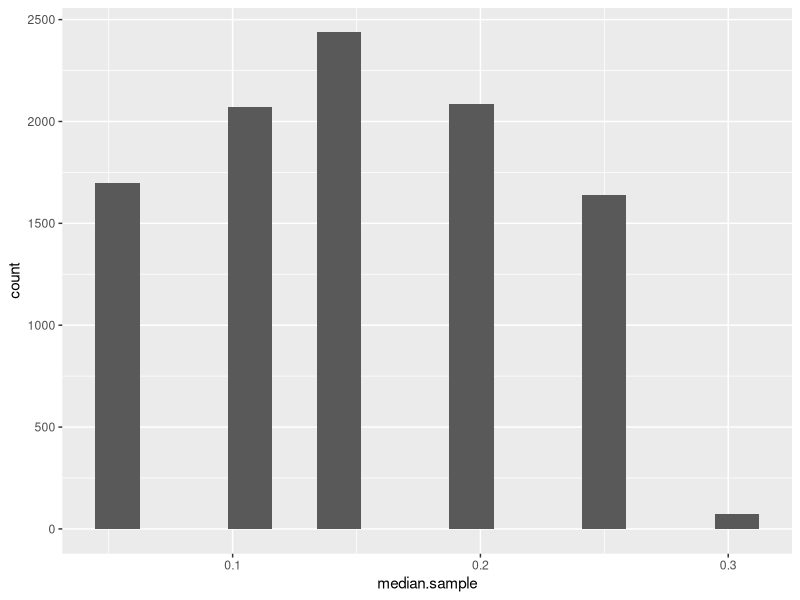
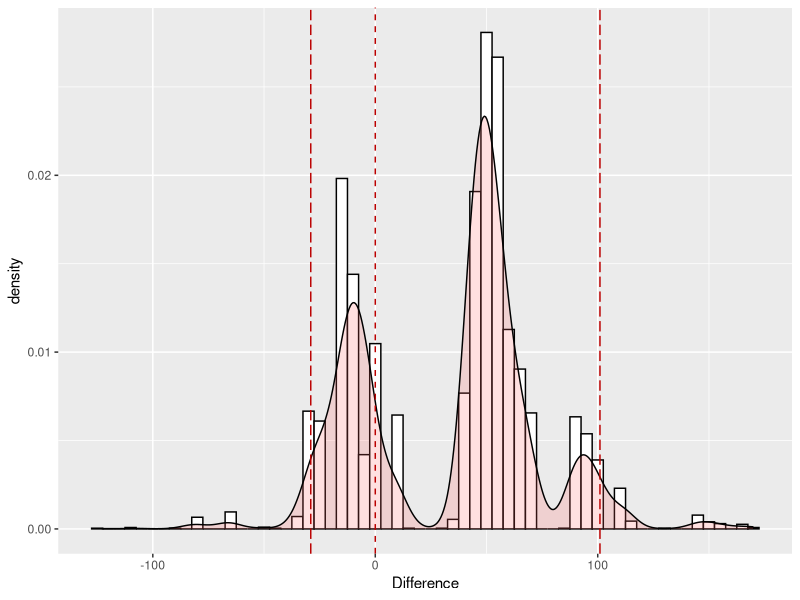
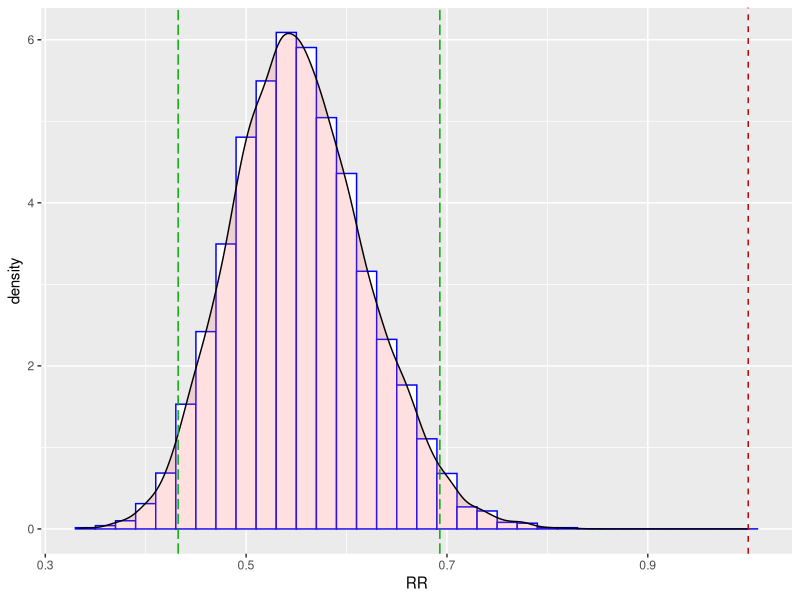
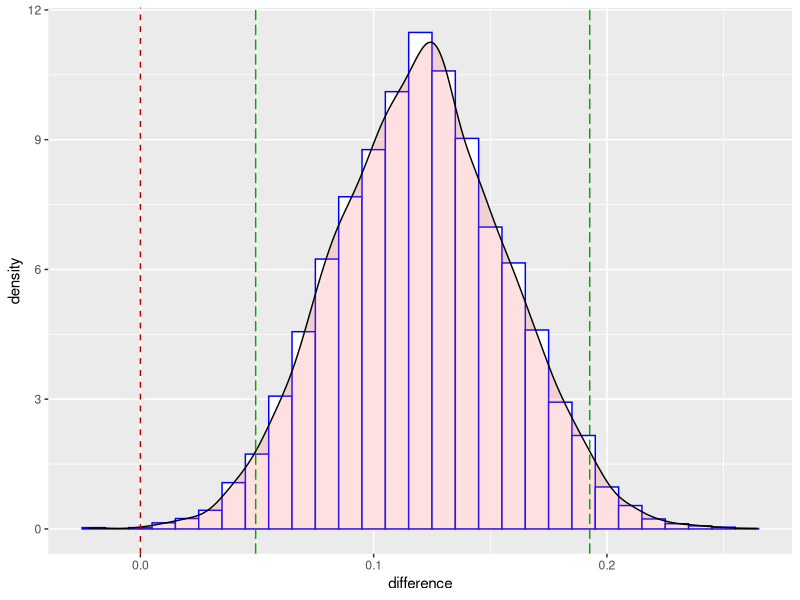

The R script that drew these images, in order:
#####################################################################
#                            BOOTSTRAPS                             #
# CHUONG 17/ SACH PHAN TICH DU LIEU VOI R                           #
# DATE: 07 MAY 2017 CHU NHAT - Tim huong di moi cuu nuoc            #
# DATE: 09 MAY 2017 THU BA - Hoan thanh
#####################################################################
# Nạp thư viện
library(ggplot2)
library(tidyverse)
# Tìm 95% KTC cho trung vị
pain <- c(0.05, 0.15, 0.35, 0.25, 0.20, 0.05, 0.10, 0.05, 0.30, 0.05, 0.25)
mean(pain)
sd(pain)
# TB thấp hơn 2 lần ĐLC do đó biến số này không theo phân phối chuẩn. Tìm 95% KTC của trung vị
median(pain)
n <- length(pain)
# Lấy 10000 mẫu từ số liệu gốc
B <- 10000
# Tạo một biến chứa số trung vị
median.sample <- numeric(B)
# Bắt đầu lấy B mẫu và mỗi mẫu tính trung vị
for (i in 1:B) {
  bs.sample <- sample(pain, n, replace = TRUE)
  median.sample[i] <- median(bs.sample)
}
# Ước tính KTC 95%
quantile(median.sample, probs = c(0.025, 0.975))
# Vẽ biểu đồ
df <- as_tibble(median.sample)
ggplot(df, aes(x = median.sample)) + geom_histogram(bins = 15)

# So sanh hai trung vi -----
# Nhap du lieu hai nhom
control <- c(52, 104, 146, 10, 51, 30, 40, 27, 46)
treatment <- c(94, 197, 16, 38, 99, 141, 23)
# Mau Bootstrap 10000
B <- 10000
# Dinh danh bien cho hai nhom
con <- rep(NA, B)
trt <- rep(NA, B)
dif <- rep(NA, B)
# Lay mau bootstrap
for (i in 1:B) {
  con[i] <- median(sample(control, replace = TRUE))
  trt[i] <- median(sample(treatment, replace = TRUE))
  dif[i] <- trt[i] - con[i]
}
# Tim khoang tin cay 95% cua dif
ci.bs <- c(quantile(dif, c(0.025)), quantile(dif, c(0.975)))

# Ve bieu do
df <- as_tibble(dif)
ggplot(df, aes(x = dif)) +
  geom_histogram(
    aes(y = ..density..),
    binwidth = 5,
    color = "black",
    fill = "white"
  ) +
  geom_density(alpha = 0.2, fill = "#FF6666") +
  geom_vline(xintercept = 0,
             col = "#BB0000",
             linetype = "dashed") +
  geom_vline(xintercept = ci.bs[1],
             col = "#BB0000",
             linetype = "longdash") +
  geom_vline(xintercept = ci.bs[2],
             col = "#BB0000",
             linetype = "longdash") +
  xlab("Difference")

# So sanh hai ty le -----
# Nhap du lieu hai nhom
n <- c(11037, 11034)
disease <- c(104, 189)

# Tạo hai biến có tên aspirin và control
# 1: Bệnh, 0: Không bệnh
# Tạo ra 104 đối tượng với giá trị 1
# rep(1, disease[1])
# Tạo các đối tượng với giá trị 0
# rep(0, n[1] - disease[1])
aspirin <- c(rep(1, disease[1]), rep(0, n[1] - disease[1]))
control <- c(rep(1, disease[2]), rep(0, n[2] - disease[2]))
# Mau Boostraps
B <- 10000
# Tạo 2 vector trống
bs1 <- rep(NA, B)
bs2 <- rep(NA, B)
# Bootstraps sample
for (i in 1:B) {
  resample1 <- sample(aspirin, n[1], replace = TRUE)
  resample2 <- sample(control, n[2], replace = TRUE)
  bs1[i] <- sum(resample1) / n[1]
  bs2[i] <- sum(resample2) / n[2]
}

RR = bs1 / bs2
quantile(RR, c(0.025, 0.50, 0.975))
# Nhu vay Aspirin lam giam nguy co benh tu 31 den 57%
# Dua khoang tin cay vao mot vector
ci.bs <- c(quantile(RR, 0.025), quantile(RR, 0.975))
# Tao ra mot dataframe
rr <- data.frame(RR)
ggplot(rr, aes(x = RR)) + 
  geom_histogram(aes(y = ..density..), binwidth = 0.02, col = "blue", fill = "white") +
  geom_density(alpha = 0.2, fill = "#FF6666") +
  geom_vline(xintercept = 1, col = "#BB0000", linetype = "dashed") +
  geom_vline(xintercept = ci.bs[1], col = "#00AA00", linetype = "longdash") +
  geom_vline(xintercept = ci.bs[2], col = "#00AA00", linetype = "longdash")

# So sanh voi phuong phap co dien ----
treated <- c(0.05, 0.15, 0.35, 0.25, 0.20, 0.05, 0.10, 0.05, 0.30, 0.05, 0.25)
control <- c(0, 0.15, 0, 0.05, 0, 0, 0.05, 0.10)
t.test(treated, control)
# BS approach
n1 <- length(treated)
n2 <- length(control)
B <- 10000
difference <- numeric(B)
no.effect <- 0
for (i in 1:B) {
  bs.treat <- sample(treated, n1, replace = TRUE)
  bs.control <- sample(control, n2, replace = TRUE)
  difference[i] <- mean(bs.treat) - mean(bs.control)
  if (difference[i] < 0) {
    no.effect <- no.effect + 1
  }
}
# Xac suat can thiep co hieu qua la 
1 - no.effect/B 
quantile(difference, probs = c(0.025, 0.50, 0.975))
ci.bs <- c(quantile(difference, 0.025), quantile(difference, 0.975))
# Ve bieu do
df <- as.data.frame(difference)
ggplot(df, aes(x = difference)) +
  geom_histogram(
    aes(y = ..density..),
    binwidth = 0.01,
    col = "blue",
    fill = "white"
  ) +
  geom_density(alpha = 0.2, fill = "#FF6666") +
  geom_vline(xintercept = 0,
             col = "#BB0000",
             linetype = "dashed") +
  geom_vline(xintercept = ci.bs[1],
             col = "#00AA00",
             linetype = "longdash") +
  geom_vline(xintercept = ci.bs[2],
             col = "#00AA00",
             linetype = "longdash")
